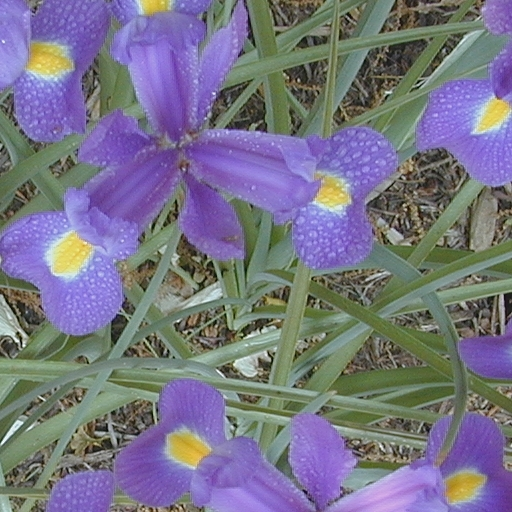
#> input picture Esercizi/prove/2_prova/fiori.jpg, 512 x 512 px
$ python EX2.py
#> lines starting #> are read from the running program, lines starting #| are printed output that depends on the picture; long printed decimals are rounded
import numpy as np
import matplotlib.pyplot as plt
import scipy.ndimage as ndi
import skimage.io as io
from mpl_toolkits.mplot3d import Axes3D

# Punto 1
def filtro(M, N, B) -> np.array:
    m = np.fft.fftshift(np.fft.fftfreq(M))
    n = np.fft.fftshift(np.fft.fftfreq(N))

    l,k = np.meshgrid(n,m)

    v_0 = 0.25
    mu_0 = 0.25

    D1 = np.sqrt((l-v_0)**2 + (k-mu_0)**2) < B
    D2 = np.sqrt((l+v_0)**2 + (k+mu_0)**2) < B
    D = D1 | D2

    # [6 lines of commented-out code are left out]

    return D

# Punto 2
def elabora(x, B):
    x_out = np.copy(x)
    for i in range(3):
        C = x[:,:,i]

        X = np.fft.fftshift(np.fft.fft2(C))
        H = filtro(X.shape[0], X.shape[1],B)

        Y = X*H
        y = np.real(np.fft.ifft2(np.fft.ifftshift(Y)))
        x_out[:,:,i] = y

    return x_out

# Calcolo del rapporto segnale rumore
def PSNR(x,y):
    p = 255
    return 10*np.log10(p**2/np.mean((x-y)**2))

if __name__=="__main__":
    x = io.imread("fiori.jpg")
#> x is the input picture: shape (512, 512, 3); mean R, G, B 119.4, 116.7, 134.6
    x = np.float32(x)/255
    B_list = [0.05, 0.10,0.15,0.20]
    psnr_list = []
    for b in B_list:
        flt = elabora(x, b)
        psnr_list.append(PSNR(x,flt))
        print(psnr_list)
#> this loop made 4 passes
#| [53.948]
#| [53.948, 53.949]
#| [53.948, 53.949, 53.952]
#| [53.948, 53.949, 53.952, 53.960]
#> pass 1, `flt = elabora(x, b)`:
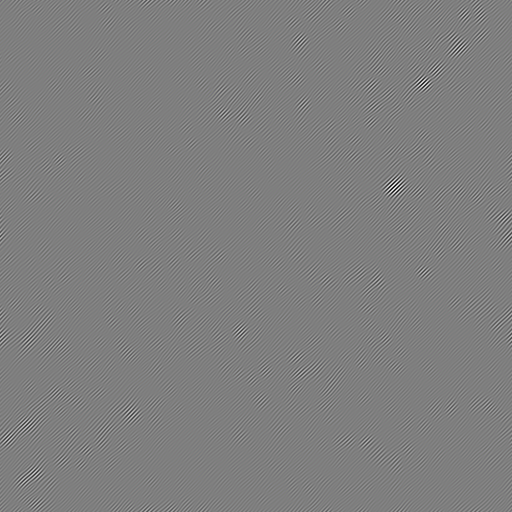
#> flt: shape (512, 512, 3) float32; mean R, G, B -5.18e-13, -3.14e-13, 1.24e-13; drawn with min black and max white
#> pass 3, `flt = elabora(x, b)`:
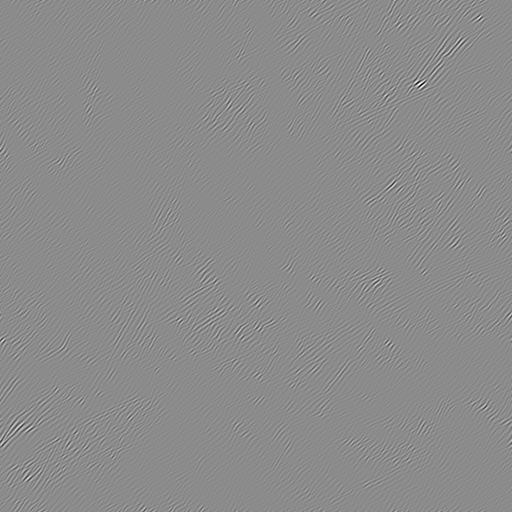
#> flt: shape (512, 512, 3) float32; mean R, G, B -5.36e-13, 3.7e-13, -2.81e-12; drawn with min black and max white
#> after the loop, psnr_list = [53.95, 53.95, 53.95, 53.96]

    plt.figure()
    plt.plot(B_list, psnr_list)

    plt.show()
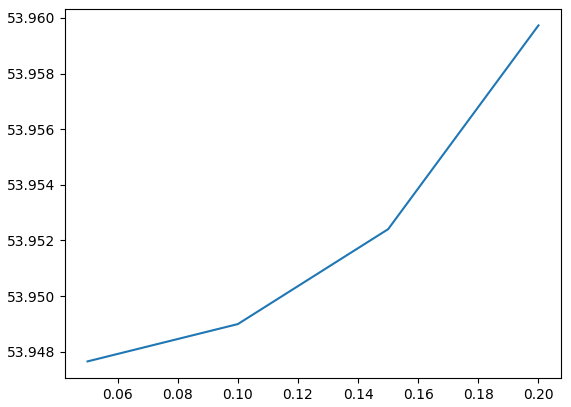
#> figure drawn by matplotlib, 1 panel
